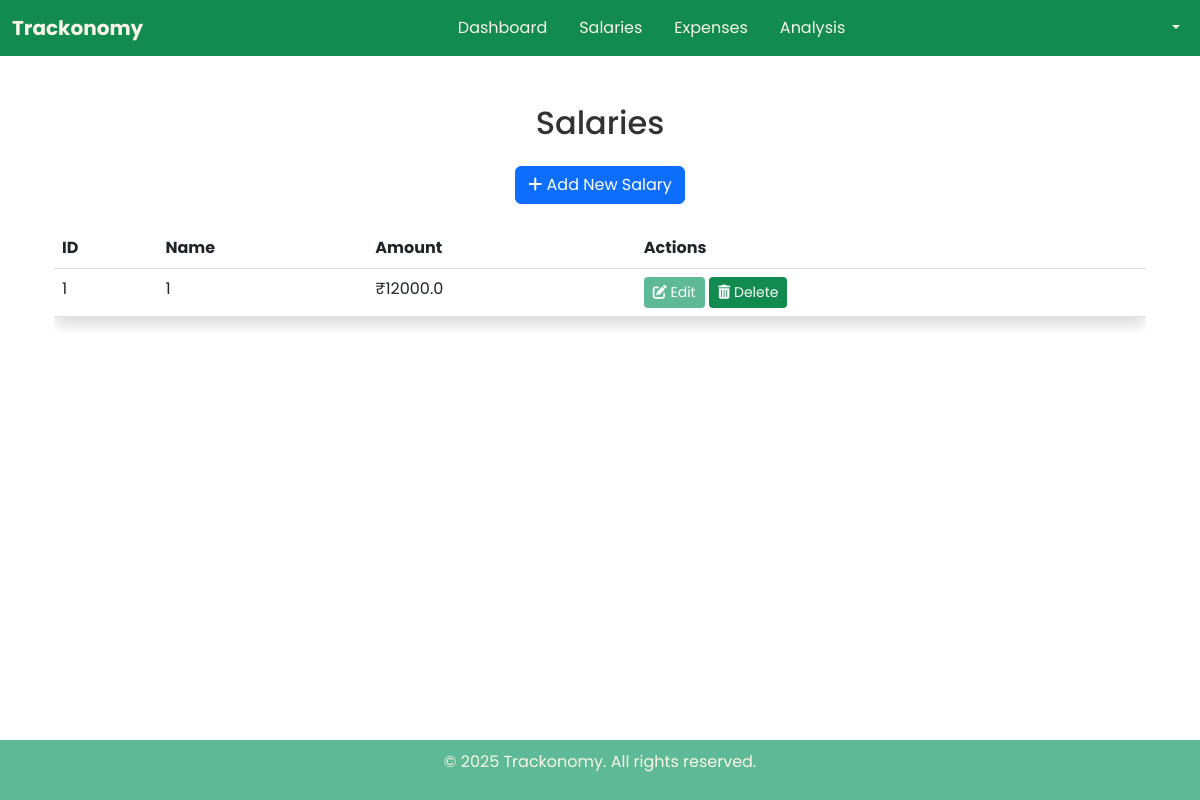
The app's page /salaries (signed in) with its own data.
### tables this page shows
CREATE TABLE salaries (
    id INTEGER PRIMARY KEY AUTOINCREMENT,
    user_id INTEGER NOT NULL,
    amount REAL NOT NULL,
    savings INTEGER NOT NULL,
    FOREIGN KEY (user_id) REFERENCES users (id)
        );

### app.py (the view)
@app.route('/salaries')
def salaries():
    if 'username' in session:
        user_id = session['user_id']
        conn = sqlite3.connect(DATABASE)
        c = conn.cursor()
        c.execute('SELECT * FROM salaries WHERE user_id = ?', (user_id,))
        salaries = c.fetchall()
        conn.close()
        return render_template('salaries.html', salaries=salaries)
    else:
        return redirect(url_for('login'))

### templates/salaries.html (shortened to what this page needs)
{% extends 'base.html' %}
{% block content %}
<div class="container mt-4">
    <h2 class="text-center mb-4">Salaries</h2>
    <div class="text-center mb-4">
        <a href="{{ url_for('add_salary') }}" class="btn btn-primary">
            <i class="fas fa-plus"></i> Add New Salary
        </a>
    </div>
    <div class="table-responsive">
        <table class="table table-hover shadow rounded" >
            <thead style="background-color: #E3F0AF; color: #333;">
                <tr>
                    <th>ID</th>
                    <th>Name</th>
                    <th>Amount</th>
                    <th>Actions</th>
                </tr>
            </thead>
            <tbody>
                {% for salary in salaries %}
                <tr>
                    <td>{{ salary[0] }}</td>
                    <td>{{ salary[1] }}</td>
                    <td>₹{{ salary[2] }}</td>
                    <td>
                        <a href="{{ url_for('edit_salary', salary_id=salary[0]) }}" class="btn btn-sm" style="background-color: #5DB996; color: white;">
                            <i class="fas fa-edit"></i> Edit
                        </a>
                        <a href="{{ url_for('delete_salary', salary_id=salary[0]) }}" class="btn btn-sm" style="background-color: #118B50; color: white;" onclick="return confirm('Are you sure you want to delete this salary?');">
                            <i class="fas fa-trash-alt"></i> Delete
                        </a>
                    </td>
                </tr>
                {% endfor %}
            </tbody>
        </table>
    </div>
</div>
{% endblock %}

### templates/base.html (style rules this page uses)
body { color: #333; font-family: 'Poppins', sans-serif; min-height: 100vh; display: flex; flex-direction: column; }

### records on screen
salaries: id "1", user "1", amount "12000.0"
